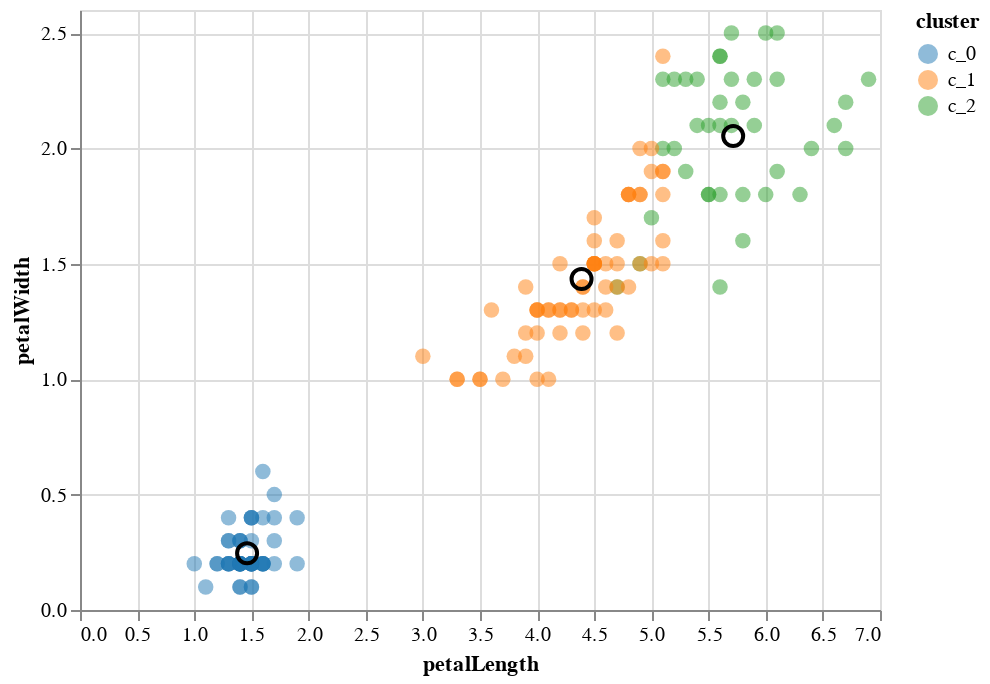

Write notebook code for a chart like this one.
### Markdown cell above
Plotting different combinations of the features reveals that the resulting clusters do not seperate the data perfectly on all features. 

Try different combinations yourself.

### Code cell
test1.plot('petalLength', 'petalWidth')

### Figure 1 — Vega-Lite specification as saved in the notebook (floating-point values rounded to 4 significant figures; data arrays with more than 128 entries replaced by an {"elided": "..."} marker saying what was removed)
{"$schema": "https://vega.github.io/schema/vega-lite/v3.4.0.json", "config": {"mark": {"tooltip": null}, "view": {"height": 300, "width": 400}}, "datasets": {"data-35579f99bba2cdf81176d515bf689112": [{"petalLength": 1.462, "petalWidth": 0.246, "sepalLength": 5.006, "sepalWidth": 3.428}, {"petalLength": 4.389, "petalWidth": 1.434, "sepalLength": 5.884, "sepalWidth": 2.741}, {"petalLength": 5.715, "petalWidth": 2.054, "sepalLength": 6.854, "sepalWidth": 3.077}], "data-620240cc6feddf1f5bcc75ea8b87dd84": {"elided": "150 records"}}, "layer": [{"data": {"name": "data-620240cc6feddf1f5bcc75ea8b87dd84"}, "encoding": {"color": {"field": "cluster", "scale": {"scheme": "category10"}, "type": "nominal"}, "x": {"field": "petalLength", "type": "quantitative"}, "y": {"field": "petalWidth", "type": "quantitative"}}, "mark": {"opacity": 0.5, "size": 60, "type": "circle"}, "selection": {"selector005": {"bind": "scales", "encodings": ["x", "y"], "type": "interval"}}}, {"data": {"name": "data-35579f99bba2cdf81176d515bf689112"}, "encoding": {"x": {"field": "petalLength", "type": "quantitative"}, "y": {"field": "petalWidth", "type": "quantitative"}}, "mark": {"color": "black", "opacity": 1, "size": 100, "type": "point"}, "selection": {"selector006": {"bind": "scales", "encodings": ["x", "y"], "type": "interval"}}}]}
